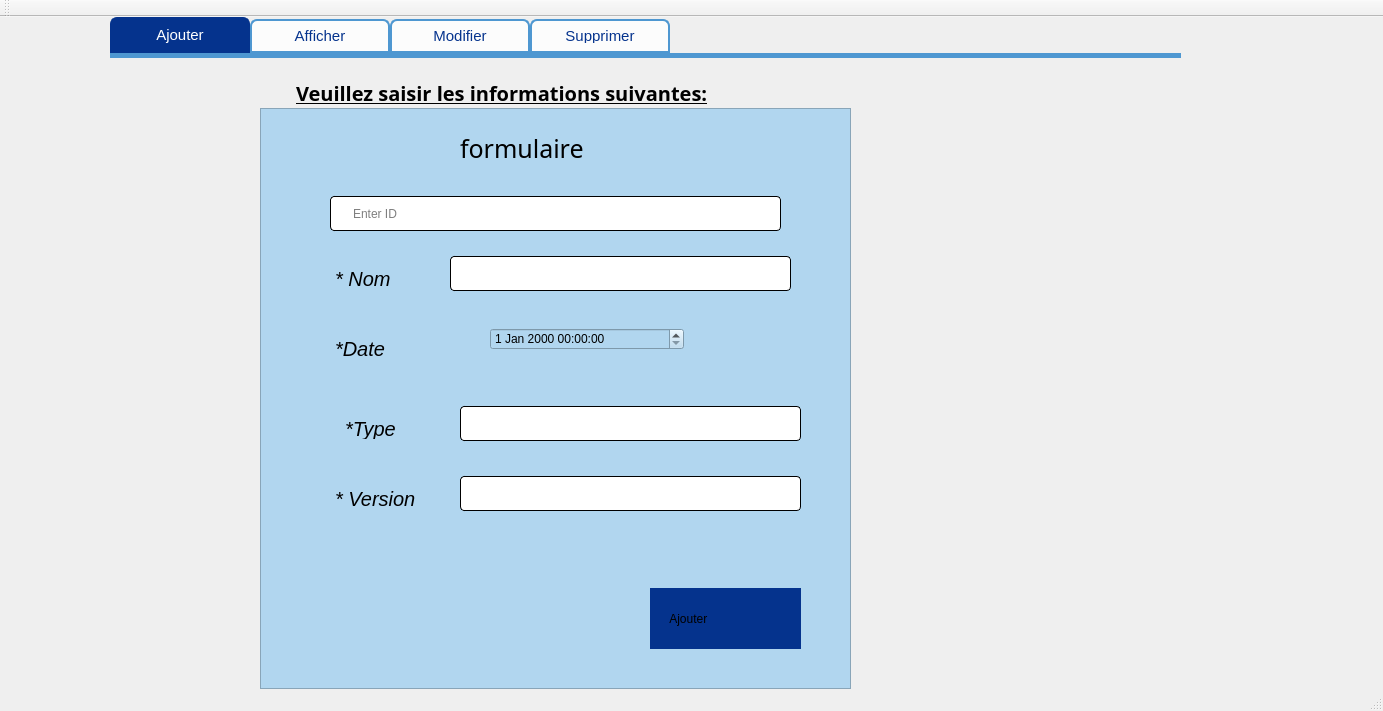
<?xml version="1.0" encoding="UTF-8"?>
<ui version="4.0">
 <class>MainWindow</class>
 <widget class="QMainWindow" name="MainWindow">
  <property name="geometry">
   <rect>
    <x>0</x>
    <y>0</y>
    <width>1383</width>
    <height>711</height>
   </rect>
  </property>
  <property name="windowTitle">
   <string>Gestion des archive</string>
  </property>
  <widget class="QWidget" name="centralWidget">
   <widget class="QTabWidget" name="ajouter_client">
    <property name="geometry">
     <rect>
      <x>110</x>
      <y>0</y>
      <width>1071</width>
      <height>841</height>
     </rect>
    </property>
    <property name="styleSheet">
     <string notr="true">#QWidget {
                background-color: rgb(78, 151, 209);
}
QTabWidget::pane { /* The tab widget frame */
border-top: 5px solid #4e97d1;
}
QTabWidget::tab-bar {
left: 0px; /* move to the right by 5px */
}
/* Style the tab using the tab sub-control. Note that it reads QTabBar _not_ QTabWidget */
QTabBar::tab {

        background-color: rgb(252,252,252);
border: 2px solid #4e97d1;
border-bottom-color: #4e97d1; /* same as the pane color */
border-top-left-radius: 7px;
border-top-right-radius: 7px;
min-width: 120px;
padding: 8px;
        color: rgb(5, 51, 141);
font-size:15px;
        font:  12pt &quot;Bell Mt&quot;;
}
QTabBar::tab:selected, QTabBar::tab:hover {
        background-color: rgb(5, 51, 141);
        color: rgb(255, 255, 255);
}
QTabBar::tab:selected {
border-color: #05338d;
border-bottom-color: #05338d; /* same as pane color */
color: rgb(255, 255, 255);
font-size:15px;
font:  12pt &quot;Bell MT&quot;;
}
QTabBar::tab:!selected {
margin-top: 2px; /* make non-selected tabs look smaller */
}</string>
    </property>
    <property name="currentIndex">
     <number>0</number>
    </property>
    <property name="usesScrollButtons">
     <bool>true</bool>
    </property>
    <widget class="QWidget" name="tab_3">
     <attribute name="title">
      <string>Ajouter</string>
     </attribute>
     <widget class="QLabel" name="label_18">
      <property name="geometry">
       <rect>
        <x>160</x>
        <y>0</y>
        <width>471</width>
        <height>71</height>
       </rect>
      </property>
      <property name="font">
       <font>
        <family>12pt Arial</family>
        <pointsize>-1</pointsize>
        <weight>75</weight>
        <bold>true</bold>
        <underline>true</underline>
       </font>
      </property>
      <property name="styleSheet">
       <string notr="true">QLabel {
  width: 100%;
  padding: 12px 20px;
  margin: 8px 0;
  display: inline-block;

        color: rgb(0, 0, 0);
  font-size: 20px;
font-family:12pt Arial, Helvetica, sans-serif;
}</string>
      </property>
      <property name="text">
       <string>&lt;html&gt;&lt;head/&gt;&lt;body&gt;&lt;p&gt;&lt;span style=&quot; Bell MT;&quot;&gt;Veuillez saisir les informations suivantes:&lt;/span&gt;&lt;/p&gt;&lt;/body&gt;&lt;/html&gt;</string>
      </property>
     </widget>
     <widget class="QFrame" name="mainframe">
      <property name="geometry">
       <rect>
        <x>150</x>
        <y>50</y>
        <width>591</width>
        <height>581</height>
       </rect>
      </property>
      <property name="styleSheet">
       <string notr="true">
background: rgb(177, 214, 239);
display: inline-block;
border-color: rgb(0, 0, 0);</string>
      </property>
      <property name="frameShape">
       <enum>QFrame::StyledPanel</enum>
      </property>
      <property name="frameShadow">
       <enum>QFrame::Raised</enum>
      </property>
      <widget class="QLabel" name="label_formulaire_2">
       <property name="geometry">
        <rect>
         <x>200</x>
         <y>20</y>
         <width>211</width>
         <height>41</height>
        </rect>
       </property>
       <property name="palette">
        <palette>
         <active>
          <colorrole role="Button">
           <brush brushstyle="SolidPattern">
            <color alpha="255">
             <red>177</red>
             <green>214</green>
             <blue>239</blue>
            </color>
           </brush>
          </colorrole>
          <colorrole role="Base">
           <brush brushstyle="SolidPattern">
            <color alpha="255">
             <red>177</red>
             <green>214</green>
             <blue>239</blue>
            </color>
           </brush>
          </colorrole>
          <colorrole role="Window">
           <brush brushstyle="SolidPattern">
            <color alpha="255">
             <red>177</red>
             <green>214</green>
             <blue>239</blue>
            </color>
           </brush>
          </colorrole>
         </active>
         <inactive>
          <colorrole role="Button">
           <brush brushstyle="SolidPattern">
            <color alpha="255">
             <red>177</red>
             <green>214</green>
             <blue>239</blue>
            </color>
           </brush>
          </colorrole>
          <colorrole role="Base">
           <brush brushstyle="SolidPattern">
            <color alpha="255">
             <red>177</red>
             <green>214</green>
             <blue>239</blue>
            </color>
           </brush>
          </colorrole>
          <colorrole role="Window">
           <brush brushstyle="SolidPattern">
            <color alpha="255">
             <red>177</red>
             <green>214</green>
             <blue>239</blue>
            </color>
           </brush>
          </colorrole>
         </inactive>
         <disabled>
          <colorrole role="Button">
           <brush brushstyle="SolidPattern">
            <color alpha="255">
             <red>177</red>
             <green>214</green>
             <blue>239</blue>
            </color>
           </brush>
          </colorrole>
          <colorrole role="Base">
           <brush brushstyle="SolidPattern">
            <color alpha="255">
             <red>177</red>
             <green>214</green>
             <blue>239</blue>
            </color>
           </brush>
          </colorrole>
          <colorrole role="Window">
           <brush brushstyle="SolidPattern">
            <color alpha="255">
             <red>177</red>
             <green>214</green>
             <blue>239</blue>
            </color>
           </brush>
          </colorrole>
         </disabled>
        </palette>
       </property>
       <property name="font">
        <font>
         <family>MV Boli</family>
         <pointsize>19</pointsize>
         <weight>50</weight>
         <italic>false</italic>
         <bold>false</bold>
        </font>
       </property>
       <property name="mouseTracking">
        <bool>true</bool>
       </property>
       <property name="styleSheet">
        <string notr="true">font: 19pt &quot;MV Boli&quot;;
</string>
       </property>
       <property name="frameShadow">
        <enum>QFrame::Plain</enum>
       </property>
       <property name="lineWidth">
        <number>0</number>
       </property>
       <property name="text">
        <string>formulaire</string>
       </property>
      </widget>
      <widget class="QLabel" name="label_19">
       <property name="geometry">
        <rect>
         <x>20</x>
         <y>10</y>
         <width>61</width>
         <height>61</height>
        </rect>
       </property>
       <property name="text">
        <string/>
       </property>
      </widget>
      <widget class="QLabel" name="label_123">
       <property name="geometry">
        <rect>
         <x>50</x>
         <y>140</y>
         <width>281</width>
         <height>61</height>
        </rect>
       </property>
       <property name="font">
        <font>
         <family>Arial</family>
         <pointsize>-1</pointsize>
         <italic>true</italic>
        </font>
       </property>
       <property name="styleSheet">
        <string notr="true">QLabel {
  width: 100%;
  padding: 12px 20px;
  margin: 8px 0;
  display: inline-block;

        color: rgb(0, 0, 0);
  font-size: 20px;
font-family:Arial, Helvetica, sans-serif;;
}</string>
       </property>
       <property name="text">
        <string>* Nom</string>
       </property>
      </widget>
      <widget class="QLineEdit" name="e_nom">
       <property name="geometry">
        <rect>
         <x>190</x>
         <y>140</y>
         <width>341</width>
         <height>51</height>
        </rect>
       </property>
       <property name="styleSheet">
        <string notr="true">QLineEdit {
  width: 100%;
  padding: 12px 20px;
  margin: 8px 0;
  display: inline-block;
  border: 1px solid ;
  border-radius: 4px;
  box-sizing: border-box;

        background-color: rgb(255, 255, 255);
color: rgb(0, 0, 0);

font-family:Arial, Helvetica, sans-serif;
}</string>
       </property>
      </widget>
      <widget class="QPushButton" name="pushButton_2">
       <property name="geometry">
        <rect>
         <x>390</x>
         <y>480</y>
         <width>151</width>
         <height>61</height>
        </rect>
       </property>
       <property name="styleSheet">
        <string notr="true">QPushButton {
background-color: rgb(5, 51, 141);

border: none;

        font:  18pt &quot;Bell MT&quot;;
text-align: left;

}
QPushButton:hover {
        color: rgb(255, 255, 255);

background:#4e97d1;
border: none;
text-align: left;
}

</string>
       </property>
       <property name="text">
        <string>      Ajouter</string>
       </property>
      </widget>
      <widget class="QLabel" name="label">
       <property name="geometry">
        <rect>
         <x>40</x>
         <y>10</y>
         <width>51</width>
         <height>51</height>
        </rect>
       </property>
       <property name="text">
        <string/>
       </property>
       <property name="pixmap">
        <pixmap>../../Downloads/ServicingIcon (1).webp</pixmap>
       </property>
       <property name="scaledContents">
        <bool>true</bool>
       </property>
      </widget>
      <widget class="QLabel" name="label_124">
       <property name="geometry">
        <rect>
         <x>50</x>
         <y>210</y>
         <width>281</width>
         <height>61</height>
        </rect>
       </property>
       <property name="font">
        <font>
         <family>Arial</family>
         <pointsize>-1</pointsize>
         <italic>true</italic>
        </font>
       </property>
       <property name="styleSheet">
        <string notr="true">QLabel {
  width: 100%;
  padding: 12px 20px;
  margin: 8px 0;
  display: inline-block;

        color: rgb(0, 0, 0);
  font-size: 20px;
font-family:Arial, Helvetica, sans-serif;;
}</string>
       </property>
       <property name="text">
        <string>*Date</string>
       </property>
      </widget>
      <widget class="QLabel" name="label_126">
       <property name="geometry">
        <rect>
         <x>60</x>
         <y>290</y>
         <width>281</width>
         <height>61</height>
        </rect>
       </property>
       <property name="font">
        <font>
         <family>Arial</family>
         <pointsize>-1</pointsize>
         <italic>true</italic>
        </font>
       </property>
       <property name="styleSheet">
        <string notr="true">QLabel {
  width: 100%;
  padding: 12px 20px;
  margin: 8px 0;
  display: inline-block;

        color: rgb(0, 0, 0);
  font-size: 20px;
font-family:Arial, Helvetica, sans-serif;;
}</string>
       </property>
       <property name="text">
        <string>*Type</string>
       </property>
      </widget>
      <widget class="QLabel" name="label_127">
       <property name="geometry">
        <rect>
         <x>50</x>
         <y>360</y>
         <width>281</width>
         <height>61</height>
        </rect>
       </property>
       <property name="font">
        <font>
         <family>Arial</family>
         <pointsize>-1</pointsize>
         <italic>true</italic>
        </font>
       </property>
       <property name="styleSheet">
        <string notr="true">QLabel {
  width: 100%;
  padding: 12px 20px;
  margin: 8px 0;
  display: inline-block;

        color: rgb(0, 0, 0);
  font-size: 20px;
font-family:Arial, Helvetica, sans-serif;;
}</string>
       </property>
       <property name="text">
        <string>* Version</string>
       </property>
      </widget>
      <widget class="QLineEdit" name="e_type">
       <property name="geometry">
        <rect>
         <x>200</x>
         <y>290</y>
         <width>341</width>
         <height>51</height>
        </rect>
       </property>
       <property name="styleSheet">
        <string notr="true">QLineEdit {
  width: 100%;
  padding: 12px 20px;
  margin: 8px 0;
  display: inline-block;
  border: 1px solid ;
  border-radius: 4px;
  box-sizing: border-box;

        background-color: rgb(255, 255, 255);
color: rgb(0, 0, 0);

font-family:Arial, Helvetica, sans-serif;
}</string>
       </property>
      </widget>
      <widget class="QLineEdit" name="e_version">
       <property name="geometry">
        <rect>
         <x>200</x>
         <y>360</y>
         <width>341</width>
         <height>51</height>
        </rect>
       </property>
       <property name="styleSheet">
        <string notr="true">QLineEdit {
  width: 100%;
  padding: 12px 20px;
  margin: 8px 0;
  display: inline-block;
  border: 1px solid ;
  border-radius: 4px;
  box-sizing: border-box;

        background-color: rgb(255, 255, 255);
color: rgb(0, 0, 0);

font-family:Arial, Helvetica, sans-serif;
}</string>
       </property>
      </widget>
      <widget class="QDateTimeEdit" name="e_Date">
       <property name="geometry">
        <rect>
         <x>230</x>
         <y>220</y>
         <width>194</width>
         <height>22</height>
        </rect>
       </property>
      </widget>
      <widget class="QLineEdit" name="e_id">
       <property name="geometry">
        <rect>
         <x>70</x>
         <y>80</y>
         <width>451</width>
         <height>51</height>
        </rect>
       </property>
       <property name="styleSheet">
        <string notr="true">QLineEdit {
  width: 100%;
  padding: 12px 20px;
  margin: 8px 0;
  display: inline-block;
  border: 1px solid ;
  border-radius: 4px;
  box-sizing: border-box;

        background-color: rgb(255, 255, 255);
color: rgb(0, 0, 0);

font-family:Arial, Helvetica, sans-serif;
}</string>
       </property>
       <property name="placeholderText">
        <string>Enter ID</string>
       </property>
      </widget>
     </widget>
     <zorder>mainframe</zorder>
     <zorder>label_18</zorder>
    </widget>
    <widget class="QWidget" name="tab_4">
     <attribute name="title">
      <string>Afficher</string>
     </attribute>
     <widget class="QTableView" name="le_tab">
      <property name="geometry">
       <rect>
        <x>40</x>
        <y>130</y>
        <width>991</width>
        <height>431</height>
       </rect>
      </property>
      <property name="styleSheet">
       <string notr="true">#le_tab
{

background-color: rgb(177, 214, 239);
}</string>
      </property>
     </widget>
     <widget class="QLabel" name="label_24">
      <property name="geometry">
       <rect>
        <x>20</x>
        <y>30</y>
        <width>541</width>
        <height>81</height>
       </rect>
      </property>
      <property name="font">
       <font>
        <family>Arial</family>
        <pointsize>-1</pointsize>
        <weight>75</weight>
        <bold>true</bold>
        <underline>true</underline>
       </font>
      </property>
      <property name="styleSheet">
       <string notr="true">QLabel {
  width: 100%;
  padding: 12px 20px;
  margin: 8px 0;
  display: inline-block;

        color: rgb(0, 0, 0);
  font-size: 20px;
font-family:Arial, Bell MT, sans-serif;
}</string>
      </property>
      <property name="text">
       <string>Liste des archives</string>
      </property>
     </widget>
    </widget>
    <widget class="QWidget" name="tab_6">
     <attribute name="title">
      <string>Modifier</string>
     </attribute>
     <widget class="QFrame" name="mainframe_2">
      <property name="geometry">
       <rect>
        <x>220</x>
        <y>70</y>
        <width>591</width>
        <height>581</height>
       </rect>
      </property>
      <property name="styleSheet">
       <string notr="true">

background:rgb(177, 214, 239);
display: inline-block;
border-color: rgb(177, 214, 239);</string>
      </property>
      <property name="frameShape">
       <enum>QFrame::StyledPanel</enum>
      </property>
      <property name="frameShadow">
       <enum>QFrame::Raised</enum>
      </property>
      <widget class="QLabel" name="label_formulaire_3">
       <property name="geometry">
        <rect>
         <x>200</x>
         <y>20</y>
         <width>211</width>
         <height>41</height>
        </rect>
       </property>
       <property name="palette">
        <palette>
         <active>
          <colorrole role="Button">
           <brush brushstyle="SolidPattern">
            <color alpha="255">
             <red>177</red>
             <green>214</green>
             <blue>239</blue>
            </color>
           </brush>
          </colorrole>
          <colorrole role="Base">
           <brush brushstyle="SolidPattern">
            <color alpha="255">
             <red>177</red>
             <green>214</green>
             <blue>239</blue>
            </color>
           </brush>
          </colorrole>
          <colorrole role="Window">
           <brush brushstyle="SolidPattern">
            <color alpha="255">
             <red>177</red>
             <green>214</green>
             <blue>239</blue>
            </color>
           </brush>
          </colorrole>
         </active>
         <inactive>
          <colorrole role="Button">
           <brush brushstyle="SolidPattern">
            <color alpha="255">
             <red>177</red>
             <green>214</green>
             <blue>239</blue>
            </color>
           </brush>
          </colorrole>
          <colorrole role="Base">
           <brush brushstyle="SolidPattern">
            <color alpha="255">
             <red>177</red>
             <green>214</green>
             <blue>239</blue>
            </color>
           </brush>
          </colorrole>
          <colorrole role="Window">
           <brush brushstyle="SolidPattern">
            <color alpha="255">
             <red>177</red>
             <green>214</green>
             <blue>239</blue>
            </color>
           </brush>
          </colorrole>
         </inactive>
         <disabled>
          <colorrole role="Button">
           <brush brushstyle="SolidPattern">
            <color alpha="255">
             <red>177</red>
             <green>214</green>
             <blue>239</blue>
            </color>
           </brush>
          </colorrole>
          <colorrole role="Base">
           <brush brushstyle="SolidPattern">
            <color alpha="255">
             <red>177</red>
             <green>214</green>
             <blue>239</blue>
            </color>
           </brush>
          </colorrole>
          <colorrole role="Window">
           <brush brushstyle="SolidPattern">
            <color alpha="255">
             <red>177</red>
             <green>214</green>
             <blue>239</blue>
            </color>
           </brush>
          </colorrole>
         </disabled>
        </palette>
       </property>
       <property name="font">
        <font>
         <family>MV Boli</family>
         <pointsize>19</pointsize>
         <weight>50</weight>
         <italic>false</italic>
         <bold>false</bold>
        </font>
       </property>
       <property name="mouseTracking">
        <bool>true</bool>
       </property>
       <property name="styleSheet">
        <string notr="true">font: 19pt &quot;MV Boli&quot;;
</string>
       </property>
       <property name="frameShadow">
        <enum>QFrame::Plain</enum>
       </property>
       <property name="lineWidth">
        <number>0</number>
       </property>
       <property name="text">
        <string>Modification</string>
       </property>
      </widget>
      <widget class="QLabel" name="label_21">
       <property name="geometry">
        <rect>
         <x>20</x>
         <y>10</y>
         <width>61</width>
         <height>61</height>
        </rect>
       </property>
       <property name="text">
        <string/>
       </property>
      </widget>
      <widget class="QPushButton" name="pushButton_3">
       <property name="geometry">
        <rect>
         <x>370</x>
         <y>480</y>
         <width>131</width>
         <height>61</height>
        </rect>
       </property>
       <property name="styleSheet">
        <string notr="true">QPushButton {
background-color: rgb(5,51,141);

border: none;

        font: 18pt &quot;Bell MT&quot;;
text-align: left;

}
QPushButton:hover {
        color: rgb(255, 255, 255);

background:#4e97d1;
border: none;
text-align: left;
}

</string>
       </property>
       <property name="text">
        <string>   Modifier</string>
       </property>
      </widget>
      <widget class="QLabel" name="label_2">
       <property name="geometry">
        <rect>
         <x>40</x>
         <y>10</y>
         <width>51</width>
         <height>51</height>
        </rect>
       </property>
       <property name="text">
        <string/>
       </property>
       <property name="pixmap">
        <pixmap>../../Downloads/ServicingIcon (1).webp</pixmap>
       </property>
       <property name="scaledContents">
        <bool>true</bool>
       </property>
      </widget>
      <widget class="QLineEdit" name="e_nomE">
       <property name="geometry">
        <rect>
         <x>180</x>
         <y>140</y>
         <width>341</width>
         <height>51</height>
        </rect>
       </property>
       <property name="styleSheet">
        <string notr="true">QLineEdit {
  width: 100%;
  padding: 12px 20px;
  margin: 8px 0;
  display: inline-block;
  border: 1px solid ;
  border-radius: 4px;
  box-sizing: border-box;

        background-color: rgb(255, 255, 255);
color: rgb(0, 0, 0);

font-family:Arial, Helvetica, sans-serif;
}</string>
       </property>
      </widget>
      <widget class="QLabel" name="label_125">
       <property name="geometry">
        <rect>
         <x>40</x>
         <y>140</y>
         <width>121</width>
         <height>61</height>
        </rect>
       </property>
       <property name="font">
        <font>
         <family>Arial</family>
         <pointsize>-1</pointsize>
         <italic>true</italic>
        </font>
       </property>
       <property name="styleSheet">
        <string notr="true">QLabel {
  width: 100%;
  padding: 12px 20px;
  margin: 8px 0;
  display: inline-block;

        color: rgb(0, 0, 0);
  font-size: 20px;
font-family:Arial, Helvetica, sans-serif;;
}</string>
       </property>
       <property name="text">
        <string>* Nom</string>
       </property>
      </widget>
      <widget class="QLineEdit" name="e_idE">
       <property name="geometry">
        <rect>
         <x>60</x>
         <y>80</y>
         <width>451</width>
         <height>51</height>
        </rect>
       </property>
       <property name="styleSheet">
        <string notr="true">QLineEdit {
  width: 100%;
  padding: 12px 20px;
  margin: 8px 0;
  display: inline-block;
  border: 1px solid ;
  border-radius: 4px;
  box-sizing: border-box;

        background-color: rgb(255, 255, 255);
color: rgb(0, 0, 0);

font-family:Arial, Helvetica, sans-serif;
}</string>
       </property>
       <property name="placeholderText">
        <string>Enter ID</string>
       </property>
      </widget>
      <widget class="QDateTimeEdit" name="e_DateE">
       <property name="geometry">
        <rect>
         <x>220</x>
         <y>220</y>
         <width>291</width>
         <height>51</height>
        </rect>
       </property>
      </widget>
      <widget class="QLabel" name="label_130">
       <property name="geometry">
        <rect>
         <x>40</x>
         <y>210</y>
         <width>101</width>
         <height>61</height>
        </rect>
       </property>
       <property name="font">
        <font>
         <family>Arial</family>
         <pointsize>-1</pointsize>
         <italic>true</italic>
        </font>
       </property>
       <property name="styleSheet">
        <string notr="true">QLabel {
  width: 100%;
  padding: 12px 20px;
  margin: 8px 0;
  display: inline-block;

        color: rgb(0, 0, 0);
  font-size: 20px;
font-family:Arial, Helvetica, sans-serif;;
}</string>
       </property>
       <property name="text">
        <string>*Date</string>
       </property>
      </widget>
      <widget class="QLabel" name="label_128">
       <property name="geometry">
        <rect>
         <x>40</x>
         <y>360</y>
         <width>281</width>
         <height>61</height>
        </rect>
       </property>
       <property name="font">
        <font>
         <family>Arial</family>
         <pointsize>-1</pointsize>
         <italic>true</italic>
        </font>
       </property>
       <property name="styleSheet">
        <string notr="true">QLabel {
  width: 100%;
  padding: 12px 20px;
  margin: 8px 0;
  display: inline-block;

        color: rgb(0, 0, 0);
  font-size: 20px;
font-family:Arial, Helvetica, sans-serif;;
}</string>
       </property>
       <property name="text">
        <string>* Version</string>
       </property>
      </widget>
      <widget class="QLineEdit" name="e_versionE">
       <property name="geometry">
        <rect>
         <x>190</x>
         <y>360</y>
         <width>341</width>
         <height>51</height>
        </rect>
       </property>
       <property name="styleSheet">
        <string notr="true">QLineEdit {
  width: 100%;
  padding: 12px 20px;
  margin: 8px 0;
  display: inline-block;
  border: 1px solid ;
  border-radius: 4px;
  box-sizing: border-box;

        background-color: rgb(255, 255, 255);
color: rgb(0, 0, 0);

font-family:Arial, Helvetica, sans-serif;
}</string>
       </property>
      </widget>
      <widget class="QLabel" name="label_129">
       <property name="geometry">
        <rect>
         <x>50</x>
         <y>290</y>
         <width>281</width>
         <height>61</height>
        </rect>
       </property>
       <property name="font">
        <font>
         <family>Arial</family>
         <pointsize>-1</pointsize>
         <italic>true</italic>
        </font>
       </property>
       <property name="styleSheet">
        <string notr="true">QLabel {
  width: 100%;
  padding: 12px 20px;
  margin: 8px 0;
  display: inline-block;

        color: rgb(0, 0, 0);
  font-size: 20px;
font-family:Arial, Helvetica, sans-serif;;
}</string>
       </property>
       <property name="text">
        <string>*Type</string>
       </property>
      </widget>
      <widget class="QLineEdit" name="e_typeE">
       <property name="geometry">
        <rect>
         <x>190</x>
         <y>290</y>
         <width>341</width>
         <height>51</height>
        </rect>
       </property>
       <property name="styleSheet">
        <string notr="true">QLineEdit {
  width: 100%;
  padding: 12px 20px;
  margin: 8px 0;
  display: inline-block;
  border: 1px solid ;
  border-radius: 4px;
  box-sizing: border-box;

        background-color: rgb(255, 255, 255);
color: rgb(0, 0, 0);

font-family:Arial, Helvetica, sans-serif;
}</string>
       </property>
      </widget>
     </widget>
    </widget>
    <widget class="QWidget" name="tab_5">
     <attribute name="title">
      <string>Supprimer</string>
     </attribute>
     <widget class="QGroupBox" name="groupBox">
      <property name="geometry">
       <rect>
        <x>30</x>
        <y>60</y>
        <width>961</width>
        <height>391</height>
       </rect>
      </property>
      <property name="font">
       <font>
        <family>Elephant</family>
       </font>
      </property>
      <property name="styleSheet">
       <string notr="true">QGroupBox:focus
{
        background-color: rgb(177, 214, 239);
font: 16pt &quot;Bell MT&quot;;
color:rgb(8, 8, 8);
}
</string>
      </property>
      <property name="title">
       <string/>
      </property>
      <property name="flat">
       <bool>false</bool>
      </property>
      <widget class="QLabel" name="label_20">
       <property name="geometry">
        <rect>
         <x>10</x>
         <y>160</y>
         <width>56</width>
         <height>16</height>
        </rect>
       </property>
       <property name="font">
        <font>
         <family>Bell MT</family>
         <pointsize>12</pointsize>
         <weight>50</weight>
         <italic>false</italic>
         <bold>false</bold>
        </font>
       </property>
       <property name="styleSheet">
        <string notr="true">
font: 12pt &quot;Bell MT&quot;;</string>
       </property>
       <property name="text">
        <string>ID</string>
       </property>
      </widget>
      <widget class="QLineEdit" name="le_id_supp">
       <property name="geometry">
        <rect>
         <x>80</x>
         <y>140</y>
         <width>851</width>
         <height>51</height>
        </rect>
       </property>
      </widget>
      <widget class="QPushButton" name="bouton_supp">
       <property name="geometry">
        <rect>
         <x>350</x>
         <y>330</y>
         <width>161</width>
         <height>51</height>
        </rect>
       </property>
       <property name="font">
        <font>
         <family>Bell MT</family>
         <pointsize>18</pointsize>
         <weight>50</weight>
         <italic>false</italic>
         <bold>false</bold>
        </font>
       </property>
       <property name="styleSheet">
        <string notr="true">QPushButton {
background-color: rgb(5,51,141);

border: none;

        font: 18pt &quot;Bell MT&quot;;
text-align: left;

}
QPushButton:hover {
        color: rgb(255, 255, 255);

background:#4e97d1;
border: none;
text-align: left;
}

</string>
       </property>
       <property name="text">
        <string>   Supprimer</string>
       </property>
      </widget>
      <widget class="QLabel" name="label_22">
       <property name="geometry">
        <rect>
         <x>-20</x>
         <y>70</y>
         <width>481</width>
         <height>16</height>
        </rect>
       </property>
       <property name="font">
        <font>
         <family>Arial</family>
         <pointsize>-1</pointsize>
         <weight>75</weight>
         <bold>true</bold>
         <underline>true</underline>
        </font>
       </property>
       <property name="styleSheet">
        <string notr="true">QLabel {
  width: 100%;
  padding: 12px 20px;
  margin: 8px 0;
  display: inline-block;

        color: rgb(0, 0, 0);
  font-size: 20px;
font-family:Arial, Helvetica, sans-serif;
}</string>
       </property>
       <property name="text">
        <string>Saisir l'identifiant de l'archive à supprimer:</string>
       </property>
      </widget>
     </widget>
    </widget>
   </widget>
   <widget class="QLabel" name="label_3">
    <property name="geometry">
     <rect>
      <x>0</x>
      <y>0</y>
      <width>1562</width>
      <height>1036</height>
     </rect>
    </property>
    <property name="text">
     <string/>
    </property>
    <property name="pixmap">
     <pixmap>../../Downloads/beige-abstract-wallpaper-background-image_53876-102527.webp</pixmap>
    </property>
    <property name="scaledContents">
     <bool>true</bool>
    </property>
   </widget>
   <zorder>label_3</zorder>
   <zorder>ajouter_client</zorder>
  </widget>
  <widget class="QMenuBar" name="menuBar">
   <property name="geometry">
    <rect>
     <x>0</x>
     <y>0</y>
     <width>1383</width>
     <height>22</height>
    </rect>
   </property>
  </widget>
  <widget class="QToolBar" name="mainToolBar">
   <attribute name="toolBarArea">
    <enum>TopToolBarArea</enum>
   </attribute>
   <attribute name="toolBarBreak">
    <bool>false</bool>
   </attribute>
  </widget>
  <widget class="QStatusBar" name="statusBar"/>
 </widget>
 <layoutdefault spacing="6" margin="11"/>
 <resources/>
 <connections/>
</ui>
